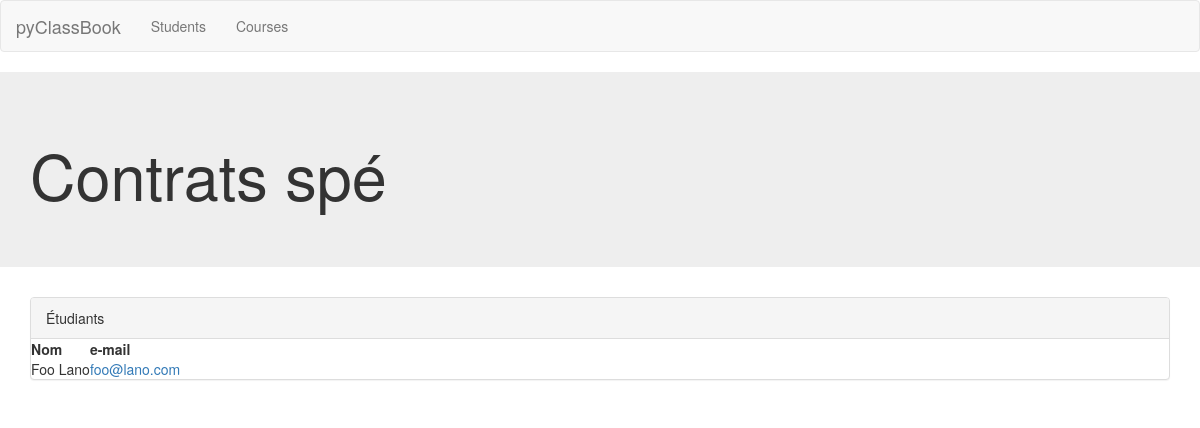
Before: /courses/2/ with the older database file.
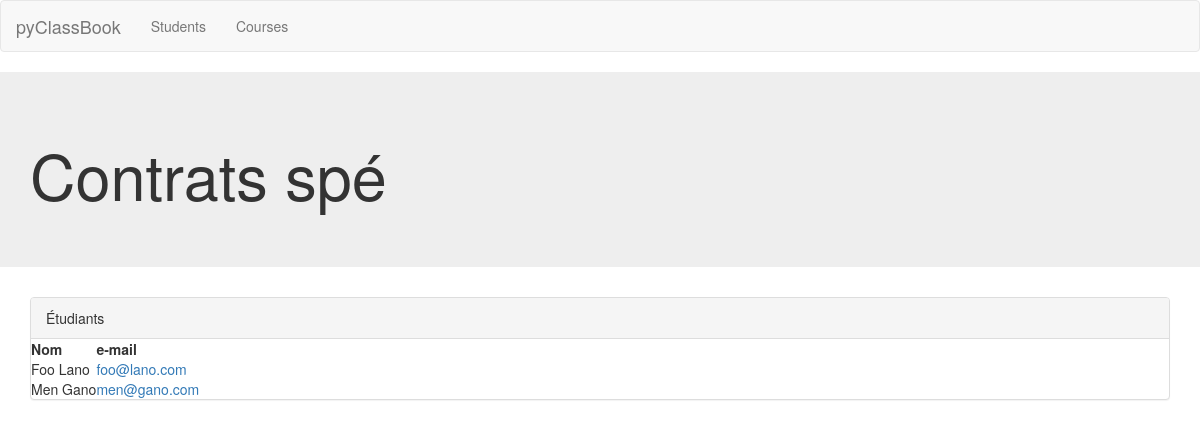
After: the same page with the newer database file.
### students/models.py (models this page shows, shortened)
class Student(models.Model):
    firstname   = models.CharField(max_length = 100)
    lastname    = models.CharField(max_length = 100)
    email       = models.EmailField(max_length = 254)
    created_at  = models.DateTimeField(auto_now_add=True)
    updated_at  = models.DateTimeField(auto_now=True)
    courses     = models.ManyToManyField(Course)
    def __str__(self):
        return self.fullname()
    def fullname(self):
        return self.firstname + " " + self.lastname
    fullname.short_description = "Name"
    fullname.admin_order_field = 'lastname' # order by lastname

### courses/views.py (the view)
# urls.py: url(r'^(?P<course_id>[0-9]+)/$', views.show, name='show')
def show(request, course_id):
    try:
        course = Course.objects.get(pk=course_id)
        students = Student.objects.filter(courses__id=course_id)
    except Course.DoesNotExist:
        raise Http404("This course doesn't exist.")
    return render(request, 'courses/show.html', {'course': course, 'students': students})

### shared/templatetags/navactive.py (called while the page is built)
@register.simple_tag
def navactive(request, urls):
    if request.path in ( reverse(url) for url in urls.split() ):
        return "active"
    return ""

### courses/templates/courses/show.html
{% extends "base.html" %}
{% block content %}
    <div class="jumbotron">
        <div class="container">
            <h1>{{ course.name }}</h1>
        </div>
    </div>
<div class="container">
    <div class="panel panel-default">
      <div class="panel-heading">Étudiants</div>
      <table>
          <tr>
              <th>Nom</th>
              <th>e-mail</th>
          </tr>
          {% for s in students %}
          <tr>
              <td>{{ s }}</td>
              <td><a href="mailto:{{s.email}}">{{ s.email }}</a></td>
          </tr>
          {% endfor %}
      </table>
    </div>
</div>
{% endblock %}

Changed rows visible on the page:
now on this page (row edited): Student: firstname+lastname "Men Gano", email "men@gano.com"
